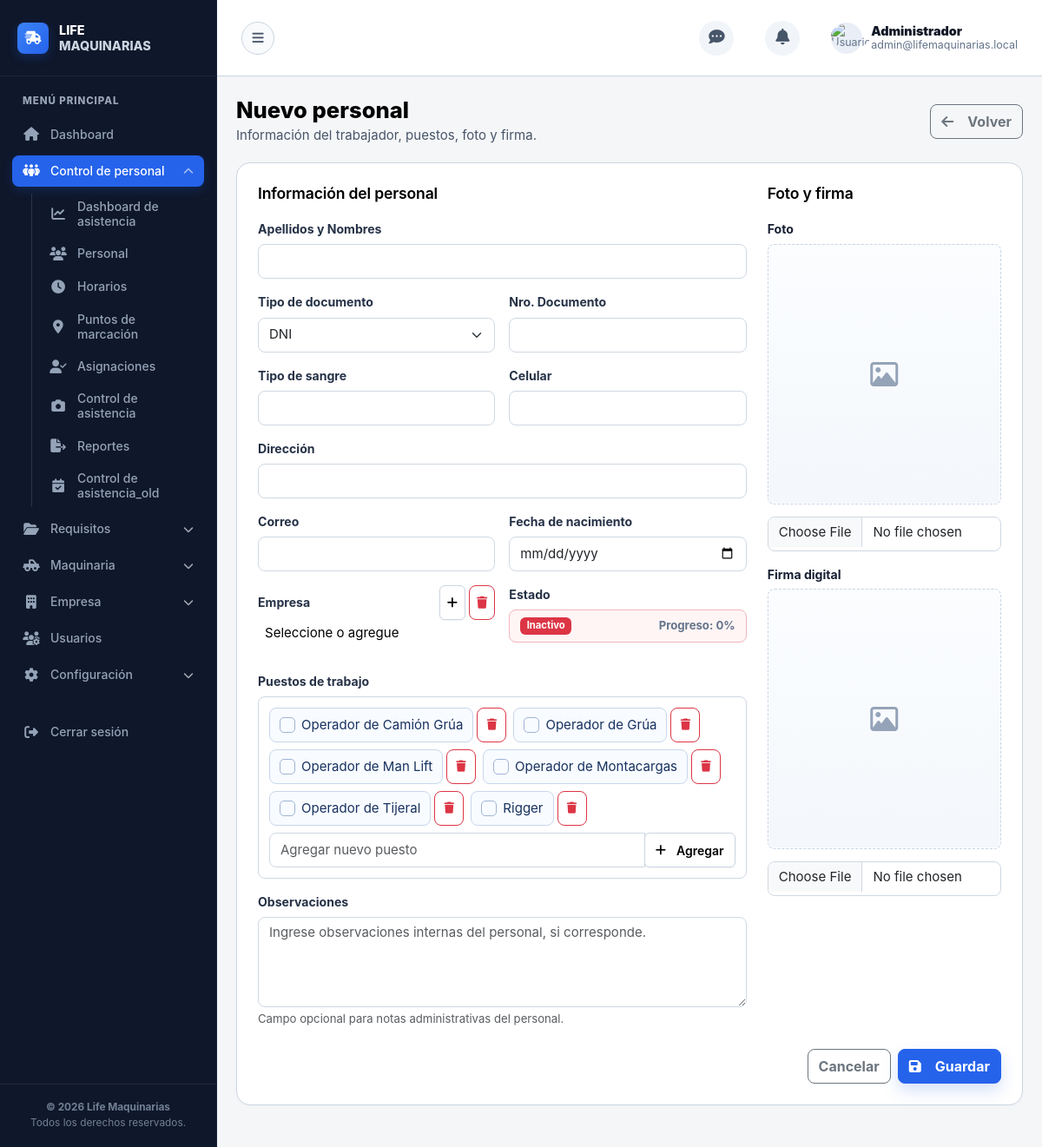
The page /modulos/aliados/formulario_personal.php (signed in) on the database its author committed.
### tables this page shows
CREATE TABLE positions (
    id INT UNSIGNED AUTO_INCREMENT PRIMARY KEY,
    name VARCHAR(160) NOT NULL UNIQUE,
    status TINYINT(1) NOT NULL DEFAULT 1
);

### includes/security.php (called while the page is built, shortened)
<?php
function e(?string $value): string
{
    return htmlspecialchars((string) $value, ENT_QUOTES, 'UTF-8');
}
function current_user_role(): string
{
    return (string) ($_SESSION['user']['role'] ?? 'Administrador');
}
function is_admin(): bool
{
    return current_user_role() === 'Administrador';
}
function current_user_can_module(string $moduleKey): bool
{
    if (is_admin()) {
        return true;
    }
    require_once __DIR__ . '/../config/database.php';
}

### config/database.php (called while the page is built, shortened)
<?php
function db(): PDO
{
    static $pdo = null;
    if ($pdo instanceof PDO) {
        return $pdo;
    }
    $dsn = 'mysql:host=' . DB_HOST . ';dbname=' . DB_NAME . ';charset=utf8mb4';
    $pdo = new PDO($dsn, DB_USER, DB_PASS, [
        PDO::ATTR_ERRMODE => PDO::ERRMODE_EXCEPTION,
        PDO::ATTR_DEFAULT_FETCH_MODE => PDO::FETCH_ASSOC,
        PDO::ATTR_EMULATE_PREPARES => false,
    ]);
    $pdo->exec("SET time_zone = '-05:00'");
    return $pdo;
}

### modulos/aliados/formulario_personal.php (the view, shortened to what this page needs)
<?php
require_once __DIR__ . '/../../includes/security.php';
require_once __DIR__ . '/../../config/database.php';
$id = isset($_GET['id']) ? (int) $_GET['id'] : 0;
$worker = [
    'id' => 0, 'company_id' => '', 'full_name' => '', 'document_type' => 'DNI', 'document_number' => '',
    'blood_type' => '', 'address' => '', 'phone' => '', 'email' => '', 'birth_date' => '', 'status' => 1,
    'photo_path' => '', 'signature_path' => '', 'personal_observations' => '',
];
$selectedPositions = [];
function progreso_personal_formulario(array $worker, array $positions): int
{
    if (empty($worker['id'])) {
        $worker['document_type'] = '';
    }
    $fields = ['company_id','full_name','document_type','document_number','blood_type','address','phone','email','birth_date','photo_path','signature_path'];
    $done = 0;
    return (int) round(($done / (count($fields) + 1)) * 100);
}
$positions = db()->query('SELECT * FROM positions WHERE status = 1 ORDER BY name')->fetchAll();
$progress = progreso_personal_formulario($worker, $selectedPositions);
$calculatedStatus = $progress === 100;
require __DIR__ . '/../../includes/header.php';
?>
<div class="page-title">
    <div>
        <h1><?= $id ? 'Editar personal' : 'Nuevo personal' ?></h1>
        <p>Información del trabajador, puestos, foto y firma.</p>
    </div>
    <a class="btn btn-outline-secondary" href="<?= APP_URL ?>/modulos/aliados/personal.php"><i class="fa-solid fa-arrow-left me-2"></i>Volver</a>
</div>
<form class="work-panel needs-validation" id="personalForm" action="<?= APP_URL ?>/modulos/aliados/guardar_personal.php" method="post" enctype="multipart/form-data" novalidate>
    <div class="row g-4">
        <div class="col-lg-8">
            <h2>Información del personal</h2>
            <div class="row g-3">
                <div class="col-md-12">
                    <label class="form-label">Apellidos y Nombres</label>
                    <input class="form-control" name="full_name" value="<?= e($worker['full_name']) ?>" required>
                </div>
                <div class="col-md-6">
                    <label class="form-label">Tipo de documento</label>
                    <select class="form-select" name="document_type" required>
                        <?php foreach (['DNI','Carnet de Extranjería','Pasaporte'] as $type): ?>
                            <option value="<?= e($type) ?>" <?= $worker['document_type'] === $type ? 'selected' : '' ?>><?= e($type) ?></option>
                        <?php endforeach; ?>
                    </select>
                </div>
                <div class="col-md-6">
                    <label class="form-label">Nro. Documento</label>
                    <input class="form-control" name="document_number" value="<?= e($worker['document_number']) ?>" required maxlength="30">
                </div>
                <div class="col-md-6">
                    <label class="form-label">Tipo de sangre</label>
                    <input class="form-control" name="blood_type" value="<?= e($worker['blood_type']) ?>" maxlength="15">
                </div>
                <div class="col-md-6">
                    <label class="form-label">Celular</label>
                    <input class="form-control" name="phone" value="<?= e($worker['phone']) ?>" maxlength="40">
                </div>
                <div class="col-md-12">
                    <label class="form-label">Dirección</label>
                    <input class="form-control" name="address" value="<?= e($worker['address']) ?>" maxlength="220">
                </div>
                <div class="col-md-6">
                    <label class="form-label">Correo</label>
                    <input class="form-control" type="email" name="email" value="<?= e($worker['email']) ?>">
                </div>
                <div class="col-md-6">
                    <label class="form-label">Fecha de nacimiento</label>
                    <input class="form-control" type="date" name="birth_date" value="<?= e($worker['birth_date']) ?>">
                </div>
                <div class="col-md-6">
                    <div class="d-flex align-items-center justify-content-between gap-2 mb-1">
                        <label class="form-label mb-0" for="companySelect">Empresa</label>
                        <div class="d-flex gap-1">
                            <button class="btn btn-sm btn-outline-primary" type="button" id="openCompanyModalBtn" title="Agregar empresa">
                                <i class="fa-solid fa-plus"></i>
                            </button>
                            <button class="btn btn-sm btn-outline-danger" type="button" id="deleteCompanyBtn" title="Eliminar empresa seleccionada">
                                <i class="fa-solid fa-trash"></i>
                            </button>
                        </div>
                    </div>
                </div>
                <div class="col-md-6">
                    <label class="form-label">Estado</label>
                    <div class="estado-calculado-box <?= $calculatedStatus ? 'estado-activo' : 'estado-inactivo' ?>">
                        <span class="badge <?= $calculatedStatus ? 'text-bg-success' : 'text-bg-danger' ?>"><?= $calculatedStatus ? 'Activo' : 'Inactivo' ?></span>
                        <small>Progreso: <?= $progress ?>%</small>
                    </div>
                </div>
                <div class="col-md-12">
                    <label class="form-label">Puestos de trabajo</label>
                    <div class="puestos-control" data-required-message="Seleccione al menos un puesto.">
                        <div class="puestos-grid">
                            <?php foreach ($positions as $position): ?>
                                <?php $inputId = 'puesto_' . (int) $position['id']; ?>
                                <div class="puesto-item" data-position-id="<?= (int) $position['id'] ?>">
                                    <label class="puesto-chip" for="<?= e($inputId) ?>">
                                        <i class="fa-solid fa-check"></i>
                                        <span><?= e($position['name']) ?></span>
                                    </label>
                                    <button class="btn btn-sm btn-outline-danger puesto-delete-btn js-eliminar-puesto" type="button" data-id="<?= (int) $position['id'] ?>" data-name="<?= e($position['name']) ?>" title="Eliminar puesto">
                                        <i class="fa-solid fa-trash"></i>
                                    </button>
                                </div>
                            <?php endforeach; ?>
                        </div>
                        <div class="input-group mt-2">
                            <input class="form-control" type="text" id="nuevoPuestoInput" placeholder="Agregar nuevo puesto">
                            <button class="btn btn-outline-primary" type="button" id="agregarPuestoBtn"><i class="fa-solid fa-plus me-1"></i>Agregar</button>
                        </div>
                    </div>
                </div>
                <div class="col-md-12">
                    <label class="form-label" for="personalObservations">Observaciones</label>
                    <textarea class="form-control" id="personalObservations" name="personal_observations" rows="4" maxlength="1200" placeholder="Ingrese observaciones internas del personal, si corresponde."><?= e($worker['personal_observations'] ?? '') ?></textarea>
                    <div class="form-text">Campo opcional para notas administrativas del personal.</div>
                </div>
            </div>
        </div>
        <div class="col-lg-4">
            <h2>Foto y firma</h2>
            <?php foreach ([['photo','Foto','fotos',$worker['photo_path']], ['signature','Firma digital','firmas',$worker['signature_path']]] as $file): ?>
                <div class="file-box mb-3">
                    <label class="form-label"><?= e($file[1]) ?></label>
                    <div class="preview-box">
                        <?php if ($file[3]): ?>
                            <img src="<?= APP_URL . '/' . e($file[3]) ?>" alt="<?= e($file[1]) ?>">
                        <?php else: ?>
                            <span><i class="fa-regular fa-image"></i></span>
                        <?php endif; ?>
                    </div>
                    <input class="form-control mt-2 personal-file" type="file" name="<?= e($file[0]) ?>" accept="image/png,image/jpeg,image/webp" data-existing="<?= $file[3] ? '1' : '0' ?>">
                </div>
            <?php endforeach; ?>
        </div>
    </div>
    <div class="d-flex justify-content-end gap-2 mt-4">
        <a class="btn btn-outline-secondary" href="<?= APP_URL ?>/modulos/aliados/personal.php">Cancelar</a>
        <button class="btn btn-primary" type="submit"><i class="fa-solid fa-floppy-disk me-2"></i>Guardar</button>
    </div>
</form>
<?php require __DIR__ . '/../../includes/footer.php'; ?>

### rows shown on the page
positions: name "Operador de Camión Grúa"
positions: name "Operador de Grúa"
positions: name "Operador de Man Lift"
positions: name "Operador de Montacargas"
positions: name "Operador de Tijeral"
positions: name "Rigger"

### other values the page prints
$user['name'] "Administrador"
$user['email'] "admin@lifemaquinarias.local"
$file[1] "Foto"
$file[1] "Firma digital"
form field document_type "DNI"
